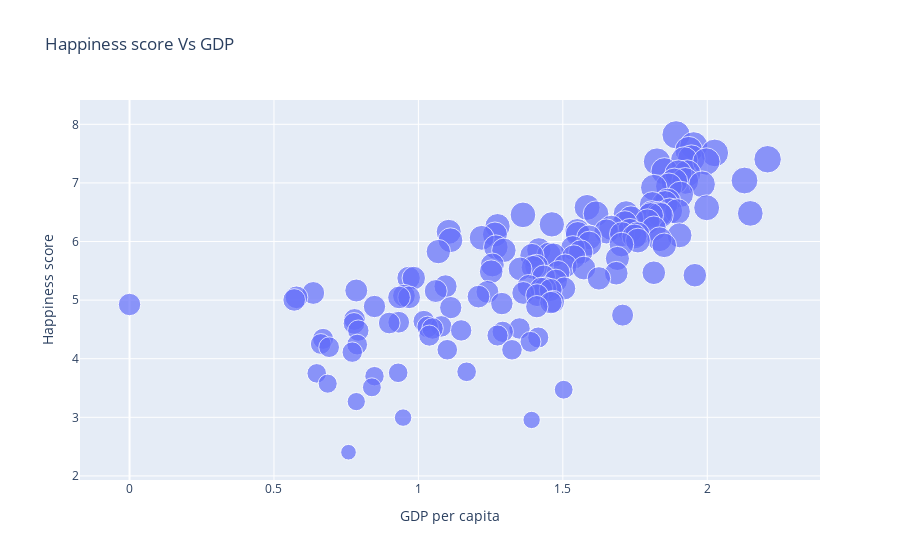

The notebook cell this image was saved under:
### Markdown cell above
## Relation of Happiness Score with factors

### Code cell
fig=px.scatter(df, y='Happiness score', x='GDP per capita',size='Happiness score',
               title='Happiness score Vs GDP')
fig.show()

### Figure 1 — Plotly figure (JSON) as saved in the notebook; plotly's stock layout.template omitted (floating-point values rounded to 4 significant figures; data arrays with more than 128 entries replaced by an {"elided": "..."} marker saying what was removed)
{"data": [{"hovertemplate": "GDP per capita=%{x}<br>Happiness score=%{marker.size}<extra></extra>", "legendgroup": "", "marker": {"color": "#636efa", "size": {"elided": "146 float values"}, "sizemode": "area", "sizeref": 0.01955, "symbol": "circle"}, "mode": "markers", "name": "", "orientation": "v", "showlegend": false, "type": "scatter", "x": {"elided": "146 float values"}, "xaxis": "x", "y": {"elided": "146 float values"}, "yaxis": "y"}], "layout": {"legend": {"itemsizing": "constant", "tracegroupgap": 0}, "title": {"text": "Happiness score Vs GDP"}, "xaxis": {"anchor": "y", "domain": [0, 1], "title": {"text": "GDP per capita"}}, "yaxis": {"anchor": "x", "domain": [0, 1], "title": {"text": "Happiness score"}}}}
